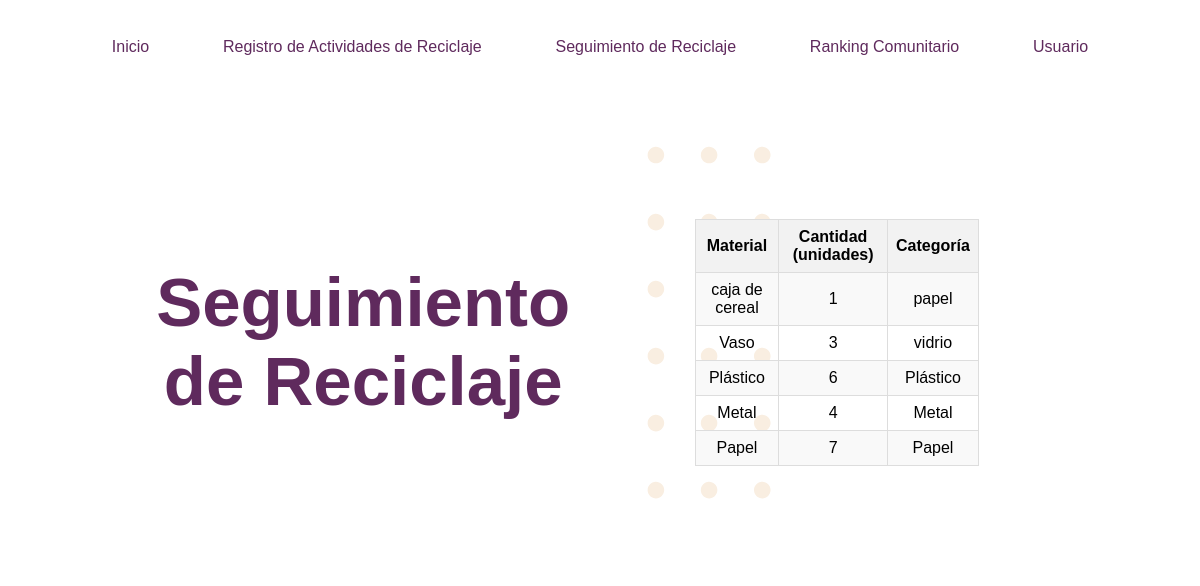
Page /seguimiento (signed in) on the earlier database version.
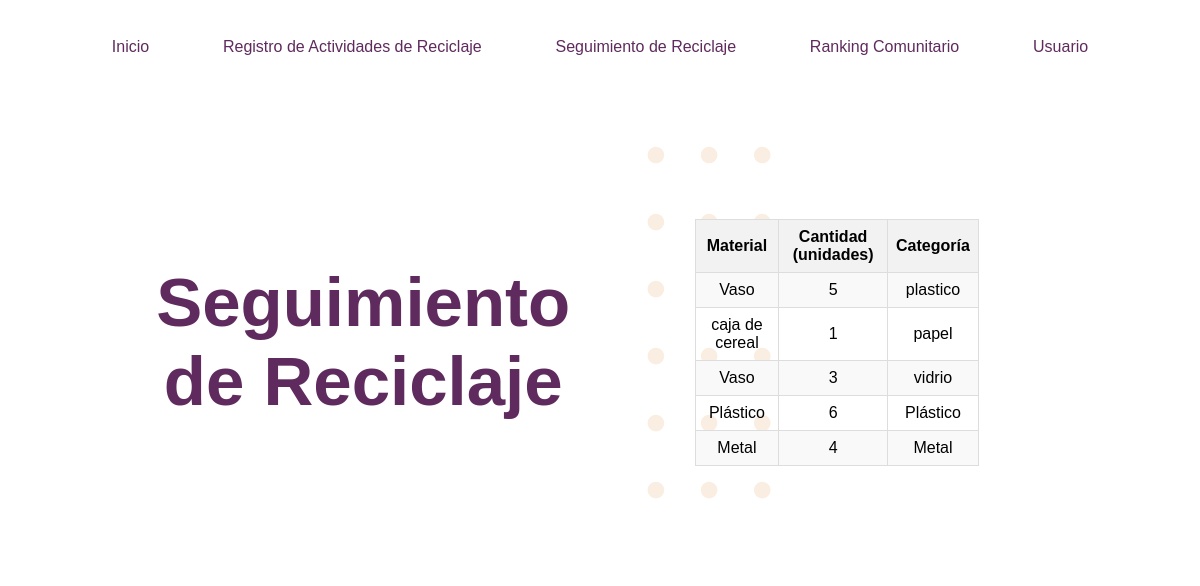
Same page on the later database version.
### tables this page shows
CREATE TABLE actividades_reciclaje (    id INTEGER PRIMARY KEY,    usuario_id INTEGER,    material TEXT,    cantidad INTEGER,    categoria TEXT,    FOREIGN KEY (usuario_id) REFERENCES usuarios (id));

### app.py (the view)
@app.route('/seguimiento', methods=['GET'])
def seguimiento():
    if 'usuario' in session:
        usuario_actual = obtener_usuario_por_correo_id(session['usuario'])
        actividades_recientes = obtener_actividades_recientes(usuario_actual[0])
        return render_template('seguimiento.html', actividades_recientes=actividades_recientes)
    else:
        return redirect(url_for('inicio_sesion'))

### app.py (called while the page is built)
def conectar_bd():
    return sqlite3.connect('reciclaje.db')

def obtener_usuario_por_correo_id(correo):
    conn = conectar_bd()
    cursor = conn.cursor()
    cursor.execute('SELECT id, nombre, correo, puntos FROM usuarios WHERE correo = ?', (correo,))
    usuario = cursor.fetchone()
    conn.close()
    return usuario

def obtener_actividades_recientes(usuario_id):
    conn = sqlite3.connect('reciclaje.db')
    cursor = conn.cursor()
    cursor.execute('''
        SELECT material, cantidad, categoria
        FROM actividades_reciclaje
        WHERE usuario_id = ?
        ORDER BY id DESC
        LIMIT 5  -- Obtener las últimas 5 actividades reciclaje
    ''', (usuario_id,))
    actividades_recientes = cursor.fetchall()
    conn.close()
    return actividades_recientes

### templates/seguimiento.html (shortened to what this page needs)
<!DOCTYPE html>
<html lang="en">
<head>
    <link rel="stylesheet" type="text/css" href="{{ url_for('static', filename='main.css') }}">
    <link rel="stylesheet" type="text/css" href="{{ url_for('static', filename='seguimiento.css') }}">
</head>
<body>
    <header id="header">
        <ul id="mainMenu">
            <li><a href="/">Inicio</a></li>
            <li><a href="/registro_actividades">Registro de Actividades de Reciclaje</a></li>
            <li><a href="/seguimiento">Seguimiento de Reciclaje</a></li>
            <li><a href="/ranking_comunitario">Ranking Comunitario</a></li>
            {% if 'usuario' in session %}
                <li><a href="/usuario">Usuario</a></li>
            {% else %}
                <li><a href="/inicio_sesion">Iniciar Sesión</a></li>
            {% endif %}
        </ul>
    </header>
    <section class="contentPage">
        <div  class="contentColumn"><h1 class="pageTitle">Seguimiento de Reciclaje</h1></div>
        <div  class="contentColumn contentSeg">
            {% if actividades_recientes %}
                <table>
                    <thead>
                        <tr>
                            <th>Material</th>
                            <th>Cantidad (unidades)</th>
                            <th>Categoría</th>
                        </tr>
                    </thead>
                    <tbody>
                        {% for actividad in actividades_recientes %}
                            <tr>
                                <td>{{ actividad[0] }}</td>
                                <td>{{ actividad[1] }}</td>
                                <td>{{ actividad[2] }}</td>
                            </tr>
                        {% endfor %}
                    </tbody>
                </table>
            {% else %}
                <p>No hay actividades de reciclaje registradas.</p>
            {% endif %}
        </div>
    </section>
</body>
</html>

Differences in the rows shown:
no longer on this page (row unchanged): actividades_reciclaje: material "Papel", cantidad "7", categoria "Papel"
added actividades_reciclaje: material "Vaso", cantidad "5", categoria "plastico"
